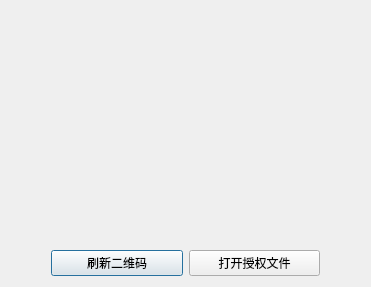
<?xml version="1.0" encoding="UTF-8"?>
<ui version="4.0">
 <class>authorize</class>
 <widget class="QDialog" name="authorize">
  <property name="geometry">
   <rect>
    <x>0</x>
    <y>0</y>
    <width>371</width>
    <height>287</height>
   </rect>
  </property>
  <property name="windowTitle">
   <string>Dialog</string>
  </property>
  <layout class="QVBoxLayout" name="verticalLayout">
   <item>
    <layout class="QGridLayout" name="gridLayout">
     <item row="0" column="1" colspan="2">
      <widget class="QLabel" name="label">
       <property name="text">
        <string/>
       </property>
      </widget>
     </item>
     <item row="2" column="1">
      <widget class="QPushButton" name="pushButton">
       <property name="text">
        <string>刷新二维码</string>
       </property>
      </widget>
     </item>
     <item row="2" column="2">
      <widget class="QPushButton" name="pB_authorize">
       <property name="text">
        <string>打开授权文件</string>
       </property>
      </widget>
     </item>
     <item row="0" column="0">
      <spacer name="horizontalSpacer">
       <property name="orientation">
        <enum>Qt::Horizontal</enum>
       </property>
       <property name="sizeType">
        <enum>QSizePolicy::Minimum</enum>
       </property>
       <property name="sizeHint" stdset="0">
        <size>
         <width>40</width>
         <height>20</height>
        </size>
       </property>
      </spacer>
     </item>
     <item row="0" column="3">
      <spacer name="horizontalSpacer_2">
       <property name="orientation">
        <enum>Qt::Horizontal</enum>
       </property>
       <property name="sizeType">
        <enum>QSizePolicy::Minimum</enum>
       </property>
       <property name="sizeHint" stdset="0">
        <size>
         <width>40</width>
         <height>20</height>
        </size>
       </property>
      </spacer>
     </item>
     <item row="1" column="1">
      <spacer name="verticalSpacer">
       <property name="orientation">
        <enum>Qt::Vertical</enum>
       </property>
       <property name="sizeType">
        <enum>QSizePolicy::Minimum</enum>
       </property>
       <property name="sizeHint" stdset="0">
        <size>
         <width>20</width>
         <height>20</height>
        </size>
       </property>
      </spacer>
     </item>
    </layout>
   </item>
  </layout>
 </widget>
 <resources/>
 <connections/>
</ui>
